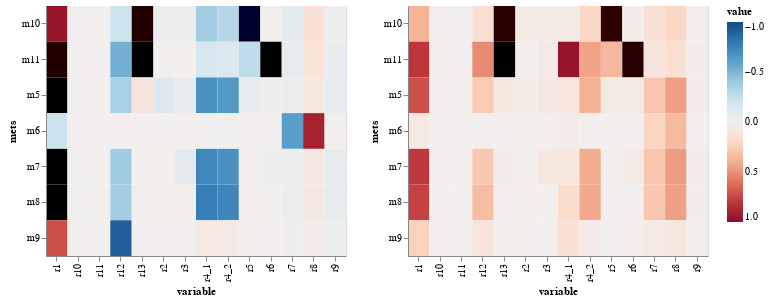

Source (notebook cell):
### Markdown cell above
### Plot concentration control coefficients median (on the left) and respective interquartile range (on the right)

### Code cell
alt.hconcat(get_heatmaps(Cx_df_median, 'mets'),
            get_heatmaps(Cx_df_iqr, 'mets'))

### Figure 1 — Vega-Lite specification as saved in the notebook (floating-point values rounded to 4 significant figures)
{"config": {"view": {"continuousWidth": 400, "continuousHeight": 300}}, "hconcat": [{"data": {"name": "data-0fb2ff29cccf3bf06aed564069c4be2d"}, "mark": "rect", "encoding": {"color": {"field": "value", "scale": {"domain": [1, -1], "scheme": "redblue"}, "type": "quantitative"}, "tooltip": [{"field": "value", "type": "quantitative"}, {"field": "variable", "type": "nominal"}, {"field": "mets", "type": "nominal"}], "x": {"field": "variable", "type": "nominal"}, "y": {"field": "mets", "type": "nominal"}}, "height": 250, "width": 300}, {"data": {"name": "data-f6bc703ed15bf3eca5da676be912c8aa"}, "mark": "rect", "encoding": {"color": {"field": "value", "scale": {"domain": [1, -1], "scheme": "redblue"}, "type": "quantitative"}, "tooltip": [{"field": "value", "type": "quantitative"}, {"field": "variable", "type": "nominal"}, {"field": "mets", "type": "nominal"}], "x": {"field": "variable", "type": "nominal"}, "y": {"field": "mets", "type": "nominal"}}, "height": 250, "width": 300}], "$schema": "https://vega.github.io/schema/vega-lite/v4.17.0.json", "datasets": {"data-0fb2ff29cccf3bf06aed564069c4be2d": [{"mets": "m10", "variable": "r1", "value": 0.9635}, {"mets": "m11", "variable": "r1", "value": 1.417}, {"mets": "m5", "variable": "r1", "value": 2.071}, {"mets": "m6", "variable": "r1", "value": -0.2237}, {"mets": "m7", "variable": "r1", "value": 2.068}, {"mets": "m8", "variable": "r1", "value": 2.032}, {"mets": "m9", "variable": "r1", "value": 0.7172}, {"mets": "m10", "variable": "r2", "value": -0.04123}, {"mets": "m11", "variable": "r2", "value": 0.00327}, {"mets": "m5", "variable": "r2", "value": -0.1335}, {"mets": "m6", "variable": "r2", "value": -0.002905}, {"mets": "m7", "variable": "r2", "value": 0.01581}, {"mets": "m8", "variable": "r2", "value": 0.01532}, {"mets": "m9", "variable": "r2", "value": 0.007128}, {"mets": "m10", "variable": "r3", "value": -0.0504}, {"mets": "m11", "variable": "r3", "value": 0.002784}, {"mets": "m5", "variable": "r3", "value": -0.08283}, {"mets": "m6", "variable": "r3", "value": -0.001434}, {"mets": "m7", "variable": "r3", "value": -0.09004}, {"mets": "m8", "variable": "r3", "value": 0.01419}, {"mets": "m9", "variable": "r3", "value": 0.007127}, {"mets": "m10", "variable": "r4_1", "value": -0.3845}, {"mets": "m11", "variable": "r4_1", "value": -0.1684}, {"mets": "m5", "variable": "r4_1", "value": -0.6766}, {"mets": "m6", "variable": "r4_1", "value": -0.01298}, {"mets": "m7", "variable": "r4_1", "value": -0.7282}, {"mets": "m8", "variable": "r4_1", "value": -0.7708}, {"mets": "m9", "variable": "r4_1", "value": 0.06381}, {"mets": "m10", "variable": "r4_2", "value": -0.3105}, {"mets": "m11", "variable": "r4_2", "value": -0.1355}, {"mets": "m5", "variable": "r4_2", "value": -0.6416}, {"mets": "m6", "variable": "r4_2", "value": -0.00435}, {"mets": "m7", "variable": "r4_2", "value": -0.683}, {"mets": "m8", "variable": "r4_2", "value": -0.7315}, {"mets": "m9", "variable": "r4_2", "value": 0.03875}, {"mets": "m10", "variable": "r5", "value": -1.387}, {"mets": "m11", "variable": "r5", "value": -0.2704}, {"mets": "m5", "variable": "r5", "value": -0.05484}, {"mets": "m6", "variable": "r5", "value": -0.0002148}, {"mets": "m7", "variable": "r5", "value": 0.0002344}, {"mets": "m8", "variable": "r5", "value": 0.005528}, {"mets": "m9", "variable": "r5", "value": 0.002861}, {"mets": "m10", "variable": "r6", "value": -0.009036}, {"mets": "m11", "variable": "r6", "value": -2.81}, {"mets": "m5", "variable": "r6", "value": -0.01961}, {"mets": "m6", "variable": "r6", "value": -1.364e-05}, {"mets": "m7", "variable": "r6", "value": -0.02121}, {"mets": "m8", "variable": "r6", "value": 0.004609}, {"mets": "m9", "variable": "r6", "value": 0.001974}, {"mets": "m10", "variable": "r7", "value": -0.08482}, {"mets": "m11", "variable": "r7", "value": -0.07587}, {"mets": "m5", "variable": "r7", "value": -0.05273}, {"mets": "m6", "variable": "r7", "value": -0.6198}, {"mets": "m7", "variable": "r7", "value": -0.04491}, {"mets": "m8", "variable": "r7", "value": -0.04411}, {"mets": "m9", "variable": "r7", "value": -0.019}, {"mets": "m10", "variable": "r8", "value": 0.1263}, {"mets": "m11", "variable": "r8", "value": 0.1171}, {"mets": "m5", "variable": "r8", "value": 0.07854}, {"mets": "m6", "variable": "r8", "value": 0.8999}, {"mets": "m7", "variable": "r8", "value": 0.06689}, {"mets": "m8", "variable": "r8", "value": 0.06571}, {"mets": "m9", "variable": "r8", "value": 0.0283}, {"mets": "m10", "variable": "r9", "value": -0.04199}, {"mets": "m11", "variable": "r9", "value": -0.05363}, {"mets": "m5", "variable": "r9", "value": -0.07418}, {"mets": "m6", "variable": "r9", "value": -0.001013}, {"mets": "m7", "variable": "r9", "value": -0.07909}, {"mets": "m8", "variable": "r9", "value": -0.07624}, {"mets": "m9", "variable": "r9", "value": -0.03074}, {"mets": "m10", "variable": "r10", "value": -0.008117}, {"mets": "m11", "variable": "r10", "value": -0.009883}, {"mets": "m5", "variable": "r10", "value": -0.0142}, {"mets": "m6", "variable": "r10", "value": -0.0002718}, {"mets": "m7", "variable": "r10", "value": -0.01417}, {"mets": "m8", "variable": "r10", "value": -0.01366}, {"mets": "m9", "variable": "r10", "value": -0.005848}, {"mets": "m10", "variable": "r11", "value": 0.0005308}, {"mets": "m11", "variable": "r11", "value": 0.000775}, {"mets": "m5", "variable": "r11", "value": 0.0009375}, {"mets": "m6", "variable": "r11", "value": 1.691e-05}, {"mets": "m7", "variable": "r11", "value": 0.0009996}, {"mets": "m8", "variable": "r11", "value": 0.001047}, {"mets": "m9", "variable": "r11", "value": 0.0004485}, {"mets": "m10", "variable": "r12", "value": -0.2172}, {"mets": "m11", "variable": "r12", "value": -0.5335}, {"mets": "m5", "variable": "r12", "value": -0.3569}, {"mets": "m6", "variable": "r12", "value": -0.0005221}, {"mets": "m7", "variable": "r12", "value": -0.388}, {"mets": "m8", "variable": "r12", "value": -0.3768}, {"mets": "m9", "variable": "r12", "value": -0.9142}, {"mets": "m10", "variable": "r13", "value": 1.411}, {"mets": "m11", "variable": "r13", "value": 2.979}, {"mets": "m5", "variable": "r13", "value": 0.09694}, {"mets": "m6", "variable": "r13", "value": 0.0003664}, {"mets": "m7", "variable": "r13", "value": 0.0006353}, {"mets": "m8", "variable": "r13", "value": -0.006928}, {"mets": "m9", "variable": "r13", "value": -0.002984}], "data-f6bc703ed15bf3eca5da676be912c8aa": [{"mets": "m10", "variable": "r1", "value": 0.3769}, {"mets": "m11", "variable": "r1", "value": 0.8064}, {"mets": "m5", "variable": "r1", "value": 0.716}, {"mets": "m6", "variable": "r1", "value": 0.05765}, {"mets": "m7", "variable": "r1", "value": 0.7925}, {"mets": "m8", "variable": "r1", "value": 0.7623}, {"mets": "m9", "variable": "r1", "value": 0.238}, {"mets": "m10", "variable": "r2", "value": 0.05617}, {"mets": "m11", "variable": "r2", "value": 0.01083}, {"mets": "m5", "variable": "r2", "value": 0.05116}, {"mets": "m6", "variable": "r2", "value": 0.003104}, {"mets": "m7", "variable": "r2", "value": 0.018}, {"mets": "m8", "variable": "r2", "value": 0.01717}, {"mets": "m9", "variable": "r2", "value": 0.006961}, {"mets": "m10", "variable": "r3", "value": 0.03761}, {"mets": "m11", "variable": "r3", "value": 0.04675}, {"mets": "m5", "variable": "r3", "value": 0.07574}, {"mets": "m6", "variable": "r3", "value": 0.001605}, {"mets": "m7", "variable": "r3", "value": 0.07992}, {"mets": "m8", "variable": "r3", "value": 0.001362}, {"mets": "m9", "variable": "r3", "value": 0.001479}, {"mets": "m10", "variable": "r4_1", "value": 0.04165}, {"mets": "m11", "variable": "r4_1", "value": 0.9663}, {"mets": "m5", "variable": "r4_1", "value": 0.08623}, {"mets": "m6", "variable": "r4_1", "value": 0.03391}, {"mets": "m7", "variable": "r4_1", "value": 0.08329}, {"mets": "m8", "variable": "r4_1", "value": 0.1841}, {"mets": "m9", "variable": "r4_1", "value": 0.1257}, {"mets": "m10", "variable": "r4_2", "value": 0.2084}, {"mets": "m11", "variable": "r4_2", "value": 0.4367}, {"mets": "m5", "variable": "r4_2", "value": 0.3882}, {"mets": "m6", "variable": "r4_2", "value": 0.005851}, {"mets": "m7", "variable": "r4_2", "value": 0.4079}, {"mets": "m8", "variable": "r4_2", "value": 0.4167}, {"mets": "m9", "variable": "r4_2", "value": 0.04155}, {"mets": "m10", "variable": "r5", "value": 1.37}, {"mets": "m11", "variable": "r5", "value": 0.358}, {"mets": "m5", "variable": "r5", "value": 0.05596}, {"mets": "m6", "variable": "r5", "value": 0.0006534}, {"mets": "m7", "variable": "r5", "value": 0.01199}, {"mets": "m8", "variable": "r5", "value": 0.005561}, {"mets": "m9", "variable": "r5", "value": 0.002399}, {"mets": "m10", "variable": "r6", "value": 0.02133}, {"mets": "m11", "variable": "r6", "value": 1.398}, {"mets": "m5", "variable": "r6", "value": 0.0414}, {"mets": "m6", "variable": "r6", "value": 0.0006835}, {"mets": "m7", "variable": "r6", "value": 0.04413}, {"mets": "m8", "variable": "r6", "value": 0.006445}, {"mets": "m9", "variable": "r6", "value": 0.003331}, {"mets": "m10", "variable": "r7", "value": 0.1378}, {"mets": "m11", "variable": "r7", "value": 0.1035}, {"mets": "m5", "variable": "r7", "value": 0.2926}, {"mets": "m6", "variable": "r7", "value": 0.2251}, {"mets": "m7", "variable": "r7", "value": 0.2998}, {"mets": "m8", "variable": "r7", "value": 0.2885}, {"mets": "m9", "variable": "r7", "value": 0.05927}, {"mets": "m10", "variable": "r8", "value": 0.2141}, {"mets": "m11", "variable": "r8", "value": 0.1542}, {"mets": "m5", "variable": "r8", "value": 0.4516}, {"mets": "m6", "variable": "r8", "value": 0.3486}, {"mets": "m7", "variable": "r8", "value": 0.4625}, {"mets": "m8", "variable": "r8", "value": 0.445}, {"mets": "m9", "variable": "r8", "value": 0.09133}, {"mets": "m10", "variable": "r9", "value": 0.01266}, {"mets": "m11", "variable": "r9", "value": 0.02629}, {"mets": "m5", "variable": "r9", "value": 0.0279}, {"mets": "m6", "variable": "r9", "value": 0.001572}, {"mets": "m7", "variable": "r9", "value": 0.0287}, {"mets": "m8", "variable": "r9", "value": 0.02917}, {"mets": "m9", "variable": "r9", "value": 0.008582}, {"mets": "m10", "variable": "r10", "value": 0.0005421}, {"mets": "m11", "variable": "r10", "value": 0.003077}, {"mets": "m5", "variable": "r10", "value": 0.001871}, {"mets": "m6", "variable": "r10", "value": 0.0003169}, {"mets": "m7", "variable": "r10", "value": 0.002227}, {"mets": "m8", "variable": "r10", "value": 0.002423}, {"mets": "m9", "variable": "r10", "value": 0.00224}, {"mets": "m10", "variable": "r11", "value": 8.362e-05}, {"mets": "m11", "variable": "r11", "value": 0.0002841}, {"mets": "m5", "variable": "r11", "value": 0.0002088}, {"mets": "m6", "variable": "r11", "value": 2.271e-05}, {"mets": "m7", "variable": "r11", "value": 0.0002049}, {"mets": "m8", "variable": "r11", "value": 0.000163}, {"mets": "m9", "variable": "r11", "value": 0.0001282}, {"mets": "m10", "variable": "r12", "value": 0.1472}, {"mets": "m11", "variable": "r12", "value": 0.5209}, {"mets": "m5", "variable": "r12", "value": 0.2688}, {"mets": "m6", "variable": "r12", "value": 0.006915}, {"mets": "m7", "variable": "r12", "value": 0.2867}, {"mets": "m8", "variable": "r12", "value": 0.3347}, {"mets": "m9", "variable": "r12", "value": 0.1092}, {"mets": "m10", "variable": "r13", "value": 1.383}, {"mets": "m11", "variable": "r13", "value": 1.656}, {"mets": "m5", "variable": "r13", "value": 0.08135}, {"mets": "m6", "variable": "r13", "value": 0.00133}, {"mets": "m7", "variable": "r13", "value": 0.03379}, {"mets": "m8", "variable": "r13", "value": 0.006002}, {"mets": "m9", "variable": "r13", "value": 0.003651}]}}
